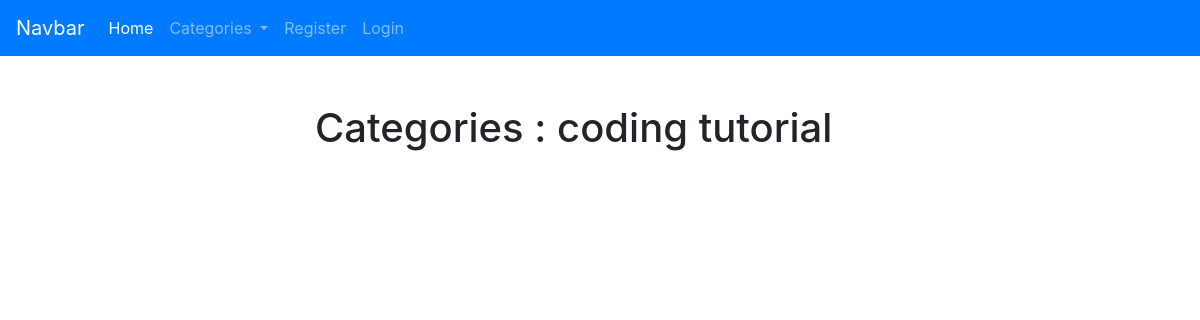
The app's page /category/coding tutorial/, older data.
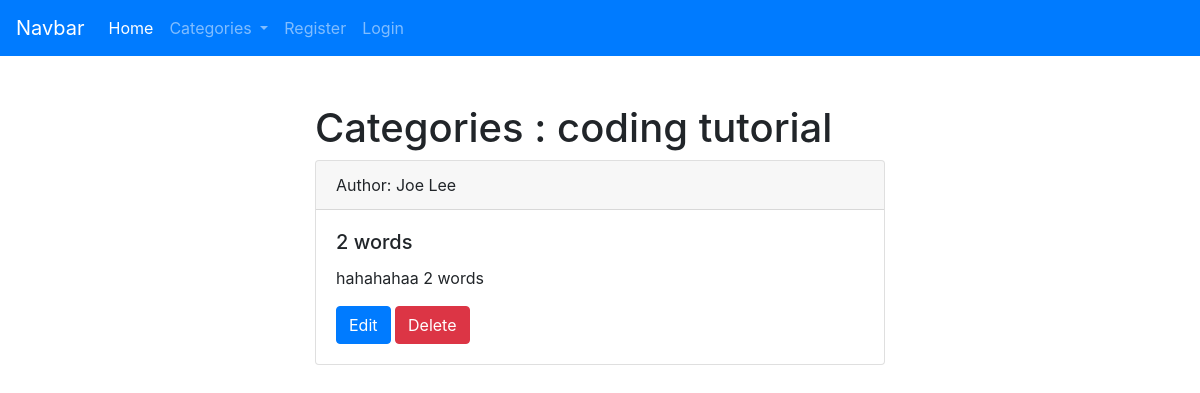
The same page, newer data.
### theblog/models.py (models this page shows, shortened)
class Post(models.Model):
	title = models.CharField(max_length=255)
	author = models.ForeignKey(User, on_delete=models.CASCADE)
	body = models.TextField()
	category = models.ForeignKey(Category, on_delete=models.CASCADE, null=True)
	post_date = models.DateField(auto_now_add=True)
	category_2 = models.CharField(max_length=255, default='coding')

### theblog/views.py (the view)
# urls.py: path('category/<str:cats>/', views.CategoryView, name='category'),
def CategoryView(request, cats):
	category_posts = Post.objects.filter(category_2=cats)
	cat_menu = Category_2.objects.all()
	return render(request,'theblog/category.html', {'cats':cats,'category_posts':category_posts,'cat_menu':cat_menu})

### theblog/models.py (called while the page is built)
	def __str__(self):
		return self.name

### theblog/templates/theblog/category.html (shortened to what this page needs)
{% extends 'theblog/base.html' %}
{% block content %}
		<h1>Categories : {{ cats }}</h1>
		{% for post in category_posts %}
			<div class="card">
			  <div class="card-header">
			    Author: {{ post.author.first_name }} {{ post.author.last_name }}
			  </div>
			  <div class="card-body">
			    <h5 class="card-title">{{ post.title }}</h5>
			    <p class="card-text">{{ post.body }}</p>
			    <a href="{% url 'theblog:update-post' post.pk %}" class="card-link btn btn-primary mx-auto">Edit</a>
				<a href="{% url 'theblog:delete-post' post.pk %}" class="card-link btn btn-danger mx-auto">Delete</a>
			  </div>
			</div>
		{% endfor %}
{% endblock %}

### theblog/templates/theblog/base.html (shortened to what this page needs)
<!DOCTYPE html>
{% load static %}
<html>
<head>
	<link rel="stylesheet" href="https://stackpath.bootstrapcdn.com/bootstrap/4.5.2/css/bootstrap.min.css">
  <link rel="stylesheet" type="text/css" href="{% static 'theblog/style.css' %}">
</head>
<body>
	<nav class="navbar navbar-expand-lg navbar-dark bg-primary">
  <a class="navbar-brand" href="#">Navbar</a>
  <div class="collapse navbar-collapse" id="navbarNav">
    <ul class="navbar-nav">
      <li class="nav-item active">
        <a class="nav-link" href="{% url 'theblog:home' %}">Home <span class="sr-only">(current)</span></a>
      </li>
      <li class="nav-item dropdown">
        <a class="nav-link dropdown-toggle" href="#" id="navbarDropdown" role="button" data-toggle="dropdown" aria-haspopup="true" aria-expanded="false">
          Categories
        </a>
      </li>
      {% if user.is_authenticated %}
      <li class="nav-item">
        <a class="nav-link" href="{% url 'theblog:create-category2' %}">Add Category</a>
      </li>
        <li class="nav-item">
        <a class="nav-link" href="{% url 'theblog:add-post' %}">Add Post</a>
      </li>
      <li class="nav-item">
         <a class="nav-link" href="{% url 'logout' %}">Logout</a>
      </li>
      {% else %}
        <li class="nav-item">
                <a class="nav-link" href="{% url 'members:register' %}">Register</a>
      </li>
      <li class="nav-item">
         <a class="nav-link" href="{% url 'login' %}">Login</a>
      </li>
      {% endif %}
    </ul>
  </div>
</nav>
<div class="mx-auto mt-5" style="width: 600px;">
<div class="container">
	{% block content %}{% endblock %}
</div>
</div>
</body>
</html>

Row changes from the older to the newer data that the page shows:
added Post: author.first_name "Joe", author.last_name "Lee", title "2 words", body "hahahahaa 2 words"
